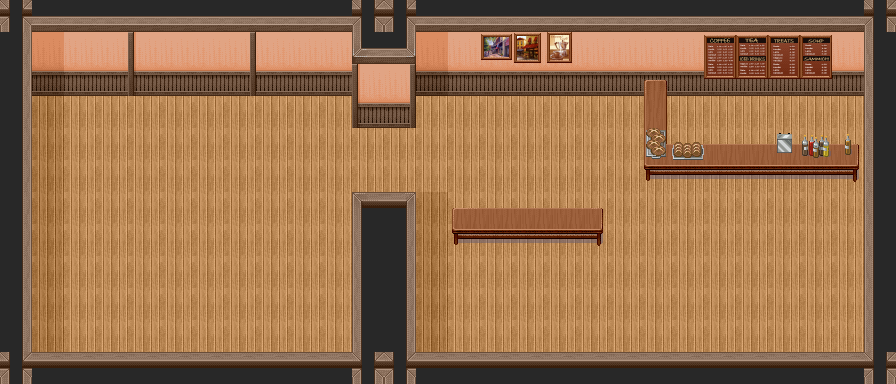

This game map was drawn from its Tiled (.tmx) file and the tilesets committed beside it. A one-line description and the full map source follow:
An orthogonal 28x12 tile map with 32x32 px tiles, 6 tile layers (floor, walls, tables, decor, ...), 2 tilesets and 17 objects (testPortal).

<map version="1.0" orientation="orthogonal" renderorder="right-down" width="28" height="12" tilewidth="32" tileheight="32" nextobjectid="57">
 <tileset firstgid="1" name="wall" tilewidth="32" tileheight="32" tilecount="12" columns="3">
  <image source="cafewall.png" width="96" height="128" />
 </tileset>
 <tileset firstgid="13" name="cafe" tilewidth="32" tileheight="32" tilecount="120" columns="8">
  <image source="cafe.png" width="256" height="480" />
 </tileset>
 <layer name="floor" width="28" height="12">
  <data encoding="csv">
0,0,0,0,0,0,0,0,0,0,0,0,0,0,0,0,0,0,0,0,0,0,0,0,0,0,0,0,
0,0,0,0,0,0,0,0,0,0,0,0,0,0,0,0,0,0,0,0,0,0,0,0,0,0,0,0,
0,0,0,0,0,0,0,0,0,0,0,0,0,0,0,0,0,0,0,0,0,0,0,0,0,0,0,0,
0,14,13,13,13,13,13,13,13,13,13,0,0,13,13,13,13,13,13,13,13,13,13,13,13,13,13,0,
0,14,13,13,13,13,13,13,13,13,13,13,13,13,13,13,13,13,13,13,13,13,13,13,13,13,13,0,
0,14,13,13,13,13,13,13,13,13,13,13,13,13,13,13,13,13,13,13,13,13,13,13,13,13,13,0,
0,14,13,13,13,13,13,13,13,13,13,0,0,14,13,13,13,13,13,13,13,13,13,13,13,13,13,0,
0,14,13,13,13,13,13,13,13,13,13,0,0,14,13,13,13,13,13,13,13,13,13,13,13,13,13,0,
0,14,13,13,13,13,13,13,13,13,13,0,0,14,13,13,13,13,13,13,13,13,13,13,13,13,13,0,
0,14,13,13,13,13,13,13,13,13,13,0,0,14,13,13,13,13,13,13,13,13,13,13,13,13,13,0,
0,14,13,13,13,13,13,13,13,13,13,0,0,14,13,13,13,13,13,13,13,13,13,13,13,13,13,0,
0,0,0,0,0,0,0,0,0,0,0,0,0,0,0,0,0,0,0,0,0,0,0,0,0,0,0,0
</data>
 </layer>
 <layer name="walls" width="28" height="12">
  <data encoding="csv">
3,11,11,11,11,11,11,11,11,11,11,3,3,11,11,11,11,11,11,11,11,11,11,11,11,11,11,3,
9,34,30,30,29,30,30,31,30,30,30,10,12,34,30,30,30,30,30,30,30,30,30,30,30,30,30,7,
9,42,38,38,37,38,38,39,38,38,38,29,31,42,38,38,38,38,38,38,38,38,38,38,38,38,38,7,
9,0,0,0,0,0,0,0,0,0,0,37,39,0,0,0,0,0,0,0,0,0,0,0,0,0,0,7,
9,0,0,0,0,0,0,0,0,0,0,0,0,0,0,0,0,0,0,0,0,0,0,0,0,0,0,7,
9,0,0,0,0,0,0,0,0,0,0,0,0,0,0,0,0,0,0,0,0,0,0,0,0,0,0,7,
9,0,0,0,0,0,0,0,0,0,0,0,0,0,0,0,0,0,0,0,0,0,0,0,0,0,0,7,
9,0,0,0,0,0,0,0,0,0,0,7,9,0,0,0,0,0,0,0,0,0,0,0,0,0,0,7,
9,0,0,0,0,0,0,0,0,0,0,7,9,0,0,0,0,0,0,0,0,0,0,0,0,0,0,7,
9,0,0,0,0,0,0,0,0,0,0,7,9,0,0,0,0,0,0,0,0,0,0,0,0,0,0,7,
9,0,0,0,0,0,0,0,0,0,0,7,9,0,0,0,0,0,0,0,0,0,0,0,0,0,0,7,
3,5,5,5,5,5,5,5,5,5,5,3,3,5,5,5,5,5,5,5,5,5,5,5,5,5,5,3
</data>
 </layer>
 <layer name="tables" width="28" height="12">
  <data encoding="csv">
0,0,0,0,0,0,0,0,0,0,0,0,0,0,0,0,0,0,0,0,0,0,0,0,0,0,0,0,
0,0,0,0,0,0,0,0,0,0,0,0,0,0,0,0,0,0,0,0,0,0,0,0,0,0,0,0,
0,0,0,0,0,0,0,0,0,0,0,0,0,0,0,0,0,0,0,0,51,0,0,0,0,0,0,0,
0,0,0,0,0,0,0,0,0,0,0,0,0,0,0,0,0,0,0,0,59,0,0,0,0,0,0,0,
0,0,0,0,0,0,0,0,0,0,0,0,0,0,0,0,0,0,0,0,75,92,0,0,92,92,76,0,
0,0,0,0,0,0,0,0,0,0,0,0,0,0,0,0,0,0,0,0,99,100,100,100,100,100,84,0,
0,0,0,0,0,0,0,0,0,0,0,0,0,0,0,0,0,0,0,0,0,0,0,0,0,0,0,0,
0,0,0,0,0,0,0,0,0,0,0,0,0,0,99,100,100,100,84,0,0,0,0,0,0,0,0,0,
0,0,0,0,0,0,0,0,0,0,0,0,0,0,0,0,0,0,0,0,0,0,0,0,0,0,0,0,
0,0,0,0,0,0,0,0,0,0,0,0,0,0,0,0,0,0,0,0,0,0,0,0,0,0,0,0,
0,0,0,0,0,0,0,0,0,0,0,0,0,0,0,0,0,0,0,0,0,0,0,0,0,0,0,0,
0,0,0,0,0,0,0,0,0,0,0,0,0,0,0,0,0,0,0,0,0,0,0,0,0,0,0,0
</data>
 </layer>
 <layer name="decor" width="28" height="12">
  <data encoding="csv">
0,0,0,0,0,0,0,0,0,0,0,0,0,0,0,0,0,0,0,0,0,0,0,0,0,0,0,0,
0,0,0,0,0,0,0,0,0,0,0,0,0,0,0,124,106,107,0,0,0,0,57,58,73,74,0,0,
0,0,0,0,0,0,0,0,0,0,0,0,0,0,0,0,0,0,0,0,0,0,65,66,81,82,0,0,
0,0,0,0,0,0,0,0,0,0,0,0,0,0,0,0,0,0,0,0,0,0,0,0,0,0,0,0,
0,0,0,0,0,0,0,0,0,0,0,0,0,0,0,0,0,0,0,0,85,86,0,0,78,94,93,0,
0,0,0,0,0,0,0,0,0,0,0,0,0,0,0,0,0,0,0,0,0,0,0,0,0,0,0,0,
0,0,0,0,0,0,0,0,0,0,0,0,0,0,0,0,0,0,0,0,0,0,0,0,0,0,0,0,
0,0,0,0,0,0,0,0,0,0,0,0,0,0,0,0,0,0,0,0,0,0,0,0,0,0,0,0,
0,0,0,0,0,0,0,0,0,0,0,0,0,0,0,0,0,0,0,0,0,0,0,0,0,0,0,0,
0,0,0,0,0,0,0,0,0,0,0,0,0,0,0,0,0,0,0,0,0,0,0,0,0,0,0,0,
0,0,0,0,0,0,0,0,0,0,0,0,0,0,0,0,0,0,0,0,0,0,0,0,0,0,0,0,
0,0,0,0,0,0,0,0,0,0,0,0,0,0,0,0,0,0,0,0,0,0,0,0,0,0,0,0
</data>
 </layer>
 <layer name="foregroundCells" width="28" height="12">
  <data encoding="csv">
0,0,0,0,0,0,0,0,0,0,0,0,0,0,0,0,0,0,0,0,0,0,0,0,0,0,0,0,
0,0,0,0,0,0,0,0,0,0,0,0,0,0,0,0,0,0,0,0,0,0,0,0,0,0,0,0,
0,0,0,0,0,0,0,0,0,0,0,0,0,0,0,0,0,0,0,0,0,0,0,0,0,0,0,0,
0,0,0,0,0,0,0,0,0,0,0,0,0,0,0,0,0,0,0,0,0,0,0,0,0,0,0,0,
0,0,0,0,0,0,0,0,0,0,0,0,0,0,0,0,0,0,0,0,0,0,92,92,0,0,0,0,
0,0,0,0,0,0,0,0,0,0,0,0,0,0,0,0,0,0,0,0,0,0,0,0,0,0,0,0,
0,0,0,0,0,0,0,0,0,0,0,4,6,0,91,92,92,92,76,0,0,0,0,0,0,0,0,0,
0,0,0,0,0,0,0,0,0,0,0,0,0,0,0,0,0,0,0,0,0,0,0,0,0,0,0,0,
0,0,0,0,0,0,0,0,0,0,0,0,0,0,0,0,0,0,0,0,0,0,0,0,0,0,0,0,
0,0,0,0,0,0,0,0,0,0,0,0,0,0,0,0,0,0,0,0,0,0,0,0,0,0,0,0,
0,0,0,0,0,0,0,0,0,0,0,0,0,0,0,0,0,0,0,0,0,0,0,0,0,0,0,0,
0,0,0,0,0,0,0,0,0,0,0,0,0,0,0,0,0,0,0,0,0,0,0,0,0,0,0,0
</data>
 </layer>
 <layer name="foreground" width="28" height="12">
  <data encoding="csv">
0,0,0,0,0,0,0,0,0,0,0,0,0,0,0,0,0,0,0,0,0,0,0,0,0,0,0,0,
0,0,0,0,0,0,0,0,0,0,0,0,0,0,0,0,0,0,0,0,0,0,0,0,0,0,0,0,
0,0,0,0,0,0,0,0,0,0,0,0,0,0,0,0,0,0,0,0,0,0,0,0,0,0,0,0,
0,0,0,0,0,0,0,0,0,0,0,0,0,0,0,0,0,0,0,0,0,0,0,0,0,0,0,0,
0,0,0,0,0,0,0,0,0,0,0,0,0,0,0,0,0,0,0,0,0,0,0,0,0,0,0,0,
0,0,0,0,0,0,0,0,0,0,0,0,0,0,0,0,0,0,0,0,0,0,0,0,0,0,0,0,
0,0,0,0,0,0,0,0,0,0,0,0,0,0,0,0,0,0,0,0,0,0,0,0,0,0,0,0,
0,0,0,0,0,0,0,0,0,0,0,0,0,0,0,0,0,0,0,0,0,0,0,0,0,0,0,0,
0,0,0,0,0,0,0,0,0,0,0,0,0,0,0,0,0,0,0,0,0,0,0,0,0,0,0,0,
0,0,0,0,0,0,0,0,0,0,0,0,0,0,0,0,0,0,0,0,0,0,0,0,0,0,0,0,
0,0,0,0,0,0,0,0,0,0,0,0,0,0,0,0,0,0,0,0,0,0,0,0,0,0,0,0,
0,0,0,0,0,0,0,0,0,0,0,0,0,0,0,0,0,0,0,0,0,0,0,0,0,0,0,0
</data>
 </layer>
 <objectgroup name="collision">
  <object id="4" x="352" y="207" width="64" height="145" />
  <object id="21" x="864" y="0" width="32" height="383" />
  <object id="22" x="32" y="0" width="832" height="94" />
  <object id="24" x="32" y="352" width="832" height="31" />
  <object id="30" x="646" y="94" width="18" height="85" />
  <object id="32" x="666" y="144" width="191" height="35" />
  <object id="34" x="454" y="219" width="148" height="23" />
  <object id="37" x="0" y="0" width="32" height="383" />
  <object id="38" x="352" y="94" width="64" height="33" />
 </objectgroup>
 <objectgroup name="portals">
  <object id="39" name="testPortal" x="695" y="249" width="68" height="56" />
 </objectgroup>
 <objectgroup name="edges">
  <object id="42" x="0" y="0" width="23" height="384" />
  <object id="44" x="0" y="0" width="896" height="17" />
  <object id="45" x="896" y="0" width="-23" height="384" />
  <object id="48" x="0" y="384" width="896" height="-16" />
  <object id="50" x="630" y="501" width="161" />
  <object id="51" x="361" y="0" width="46" height="49" />
  <object id="56" x="361" y="384" width="46" height="-176" />
 </objectgroup>
</map>
